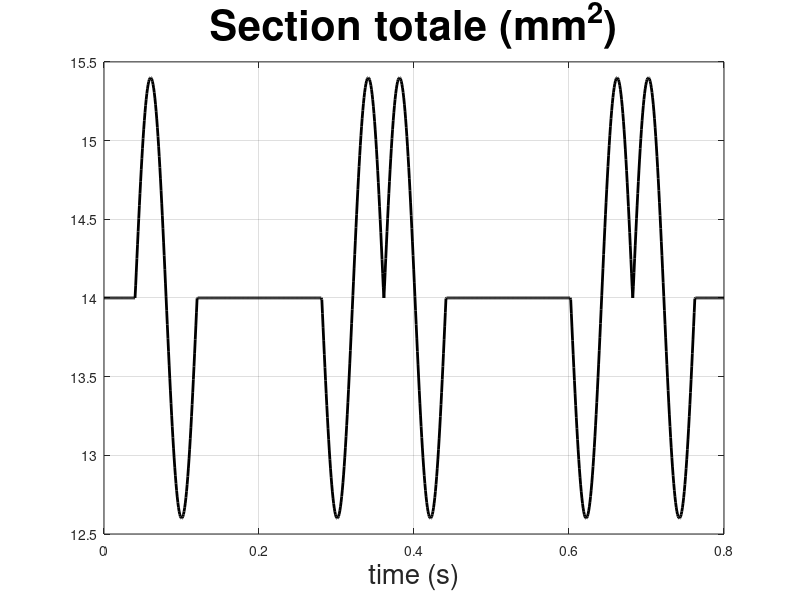
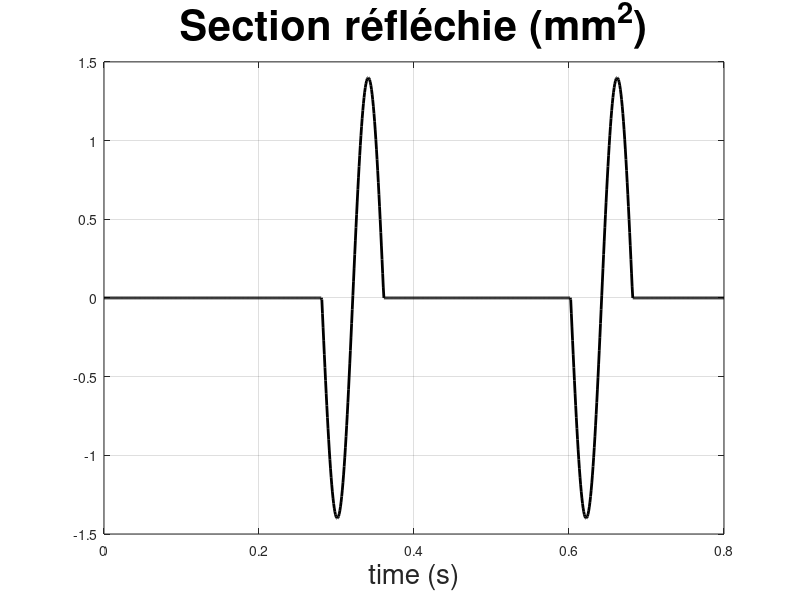
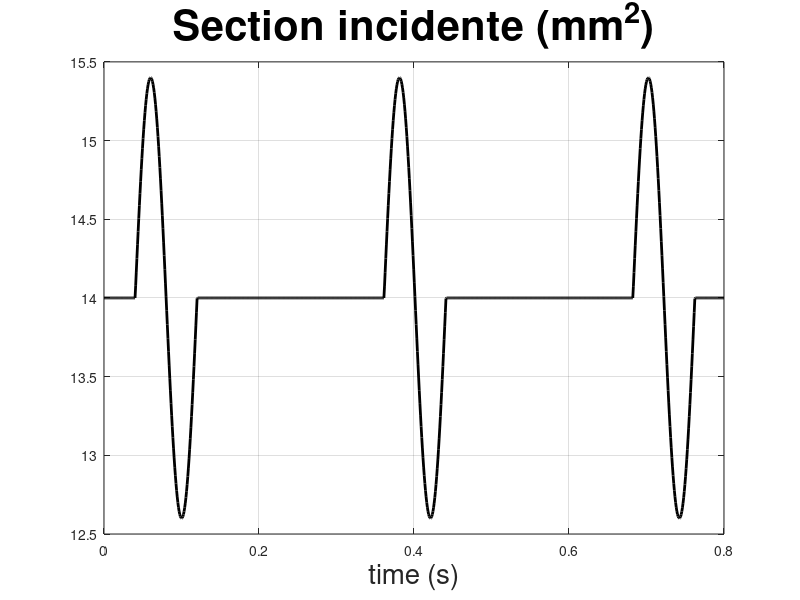

These charts were generated, in order, by the following MATLAB code:
%**************************************************************************
%
%           Solution analytique de la propagation
%            des ondes en conduites déformables
%
%       (from Chirazi, Khalid Naciri et Ouazzani Touhami, 1998)
% A(x=0,t) = A0+a0*H(t); A(x=L,t) = A0+a1*B(t)
% A(x,t=0) = Ai(x); Q(x,t=0) = Qi(x)
%
% (P. Cathalifaud, 2022)
%**************************************************************************

function analytical_solution()

    global L A0 T0 V0 a0 a1;
    
    % Longueur du tube
    L = 25;
    % Section au repos
    A0 = 0.14;
 
    % Perturbation de section en entrée et sortie
    a0 = 0.014;
    a1 = 0.014;
    
    % Temps caractéristique du signal de perturbation
    T0 = 0.08;
    
    % Coefficient de souplesse du tube
    XI = 55*1.0E-7; % EL = XI/A0
    
    % Densité du fluide
    RHO = 1.05;
    
    % Vitesse de propagation et temps de parcours du tube des ondes
    V0 = sqrt(A0/(RHO*XI));
    temps_ondes = L/V0;
    
    fprintf('%f m/s: Vitesse des ondes \n',V0);
    fprintf('%f s: Temps de parcours du tube par les ondes \n',temps_ondes);
    
    t = linspace(0,0.8,1000);
    
    % Position de visualisation dans le tube
    z = L/4;
    
    % Solutions analytiques
    for i=1:length(t)
        A(i) = reflected(z+V0*t(i)) + incidente(z-V0*t(i));
        f(i) = reflected(z+V0*t(i));
        g(i) = incidente(z-V0*t(i));
    end
    
    % Coefficient pour changer d'unité (cm2 --> mm2)
    mm2 = 100;
    
    % Figures
    figure;plot(t,A*mm2,'k','linewidth',2);
    grid on;title('Section totale (mm^2)','FontSize',30);xlabel('time (s)','FontSize',20);
    figure;plot(t,f*mm2,'k','linewidth',2);
    grid on;title('Section réfléchie (mm^2)','FontSize',30);xlabel('time (s)','FontSize',20);
    figure;plot(t,g*mm2,'k','linewidth',2);
    grid on;title('Section incidente (mm^2)','FontSize',30);xlabel('time (s)','FontSize',20);
        
end

function sortie = H(t)

    global T0;
        
    if t<=T0
        sortie = sin(2*pi*t/T0);
    else
        sortie = 0.0;
    end
    
end

function sortie = B(t)

    sortie = 0.0;
    
end

function sortie = Qi(x)
    
    sortie = 0.0;
    
end

function sortie = Ai(x)

    global A0;

    sortie = A0;
    
end

function f = reflected(s)

    global L V0 A0 a0 a1;
    
    n = 0;
    while s>n*L
        n = n+1;
    end
    
    if mod(n,2)~=0
        k = (n-1)/2;
        terme1=0;
        for m=0:k-1
            terme1 = terme1+a1*B((s-(2*m+1)*L)/V0);
        end
        terme2=0;
        for m=1:k
            terme2 = terme2+a0*H((s-2*m*L)/V0);
        end
        f = -1/(2*V0)*Qi(s-2*k*L)+Ai(s-2*k*L)/2+terme1-terme2-A0/2;
    else
        k = (n-2)/2;
        terme1=0;
        for m=0:k
            terme1 = terme1+a1*B((s-(2*m+1)*L)/V0);
        end
        terme2=0;
        for m=1:k
            terme2 = terme2+a0*H((s-2*m*L)/V0);
        end
        f = A0-1/(2*V0)*Qi((2*k+2)*L-s)-Ai((2*k+2)*L-s)/2+terme1-terme2-A0/2;
    end
    
end

function g = incidente(s)

    global A0 a0 V0;

    if s<=0
        g = A0-reflected(-s)+a0*H(-s/V0);
    else
        g = Ai(s)-reflected(s);
    end
    
end
